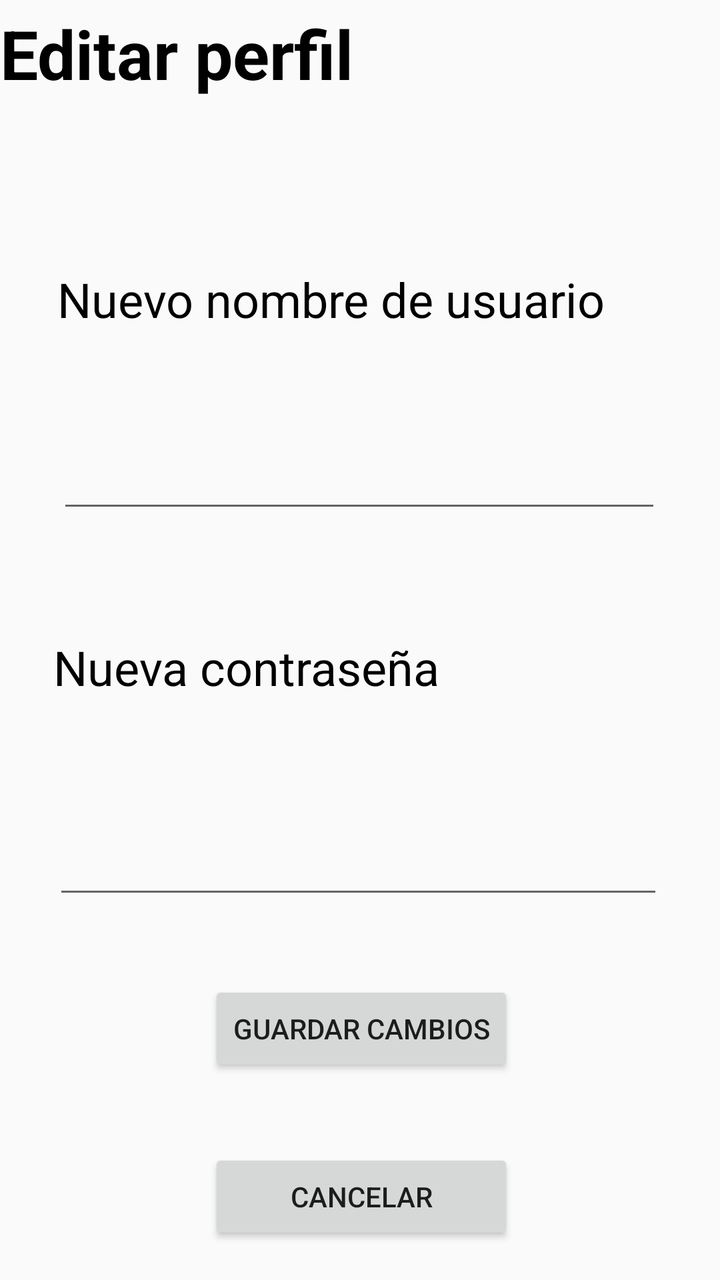
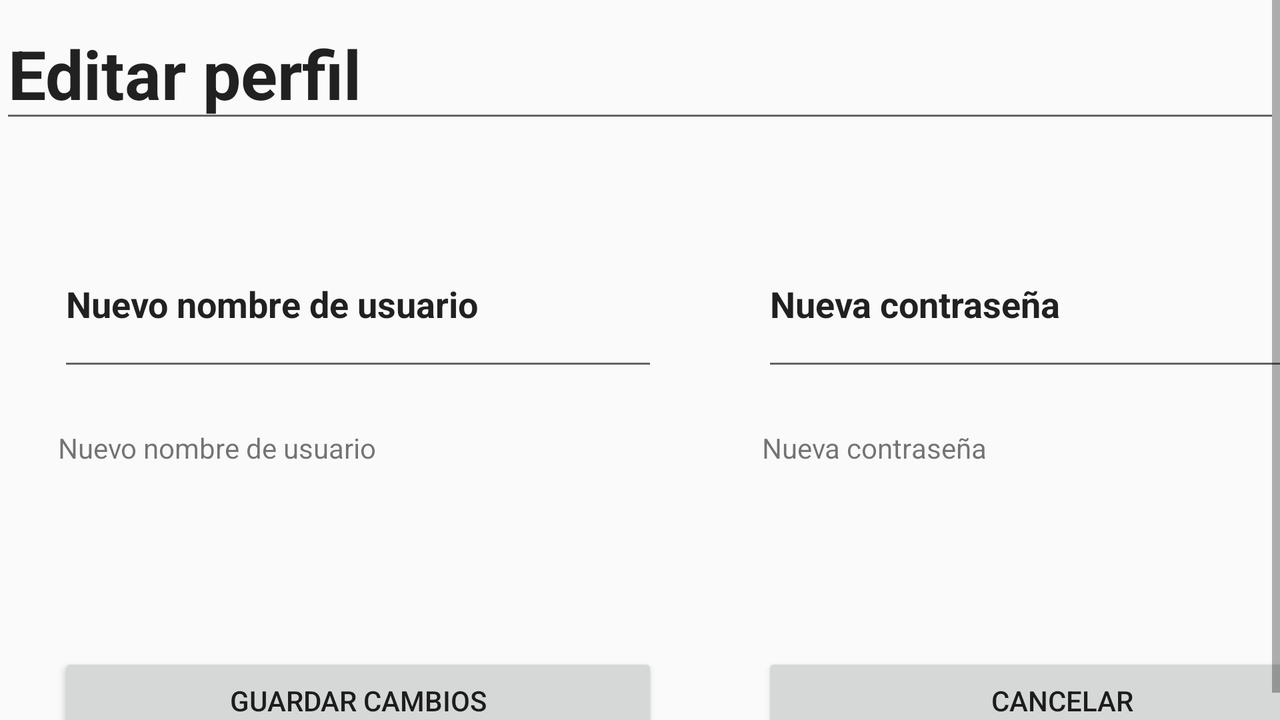

An Android layout and its configuration variant, each rendered on a device that would load it. The default file and the variant file are quoted in full after the pictures.
<!-- AndroidManifest.xml: application theme Theme.Fruticion -->
<!-- res/layout/activity_edit_profile.xml -->
<?xml version="1.0" encoding="utf-8"?>
<androidx.constraintlayout.widget.ConstraintLayout xmlns:android="http://schemas.android.com/apk/res/android"
    xmlns:app="http://schemas.android.com/apk/res-auto"
    xmlns:tools="http://schemas.android.com/tools"
    android:layout_width="match_parent"
    android:layout_height="match_parent"
    tools:context=".activity.EditProfileActivity">

    <TextView
        android:id="@+id/editarPerfilTextView"
        android:layout_width="wrap_content"
        android:layout_height="wrap_content"
        android:layout_marginTop="4dp"
        android:contentDescription="Titulo de la pantalla Editar perfil"
        android:ems="10"
        android:text="@string/title_edit"
        android:textAppearance="@style/TextAppearance.AppCompat.Body1"
        android:textColor="@color/black"
        android:textSize="34sp"
        android:textStyle="bold"
        app:layout_constraintEnd_toEndOf="parent"
        app:layout_constraintStart_toStartOf="parent"
        app:layout_constraintTop_toTopOf="parent" />

    <TextView
        android:id="@+id/editNameTextView"
        android:layout_width="303dp"
        android:layout_height="49dp"
        android:layout_marginTop="84dp"
        android:text="@string/value_edit_username"
        android:textColor="@color/black"
        android:textSize="24sp"
        app:layout_constraintEnd_toEndOf="parent"
        app:layout_constraintStart_toStartOf="parent"
        app:layout_constraintTop_toBottomOf="@+id/editarPerfilTextView" />

    <EditText
        android:id="@+id/newUsernameEditText"
        android:layout_width="302dp"
        android:layout_height="63dp"
        android:layout_marginTop="16dp"
        android:contentDescription="Barra para insertar el nuevo nombre de usuario"
        android:ems="10"
        android:inputType="text"
        app:layout_constraintEnd_toEndOf="@+id/editNameTextView"
        app:layout_constraintHorizontal_bias="0.0"
        app:layout_constraintStart_toStartOf="@+id/editNameTextView"
        app:layout_constraintTop_toBottomOf="@+id/editNameTextView" />

    <TextView
        android:id="@+id/newPasswordTextView"
        android:layout_width="310dp"
        android:layout_height="58dp"
        android:layout_marginTop="56dp"
        android:text="@string/text_edit_password"
        android:textColor="@color/black"
        android:textSize="24sp"
        app:layout_constraintEnd_toEndOf="parent"
        app:layout_constraintHorizontal_bias="0.532"
        app:layout_constraintStart_toStartOf="parent"
        app:layout_constraintTop_toBottomOf="@+id/newUsernameEditText" />

    <EditText
        android:id="@+id/newPasswordEditText"
        android:layout_width="305dp"
        android:layout_height="63dp"
        android:layout_marginTop="16dp"
        android:contentDescription="Campo para introducir la nueva contraseña"
        android:ems="10"
        android:inputType="textPassword"
        app:layout_constraintEnd_toEndOf="@+id/newPasswordTextView"
        app:layout_constraintHorizontal_bias="0.0"
        app:layout_constraintStart_toStartOf="@+id/newPasswordTextView"
        app:layout_constraintTop_toBottomOf="@+id/newPasswordTextView" />

    <Button
        android:id="@+id/button_save_changes"
        android:layout_width="wrap_content"
        android:layout_height="wrap_content"
        android:layout_marginTop="36dp"
        android:text="@string/save_edit_button"
        app:layout_constraintEnd_toEndOf="parent"
        app:layout_constraintHorizontal_bias="0.503"
        app:layout_constraintStart_toStartOf="parent"
        app:layout_constraintTop_toBottomOf="@+id/newPasswordEditText" />

    <Button
        android:id="@+id/button_cancel_changes"
        android:layout_width="0dp"
        android:layout_height="wrap_content"
        android:layout_marginTop="36dp"
        android:text="@string/cancel_edit_button"
        app:layout_constraintEnd_toEndOf="@+id/button_save_changes"
        app:layout_constraintHorizontal_bias="0.473"
        app:layout_constraintStart_toStartOf="@+id/button_save_changes"
        app:layout_constraintTop_toBottomOf="@+id/button_save_changes" />

</androidx.constraintlayout.widget.ConstraintLayout>
<!-- resources referenced by this layout -->
<resources>
  <color name="black">#FF000000</color>
  <string name="cancel_edit_button">Cancelar</string>
  <string name="save_edit_button">Guardar cambios</string>
  <string name="text_edit_password">Nueva contraseña</string>
  <string name="title_edit">Editar perfil</string>
  <string name="value_edit_username">Nuevo nombre de usuario</string>
  <style name="Theme.Fruticion" parent="Theme.AppCompat.Light.NoActionBar" />
</resources>
<!-- res/layout-land/activity_edit_profile.xml (the repository's variant of the layout above) -->
<!-- drawn on the phone turned sideways -->
<?xml version="1.0" encoding="utf-8"?>
<androidx.constraintlayout.widget.ConstraintLayout xmlns:android="http://schemas.android.com/apk/res/android"
    xmlns:app="http://schemas.android.com/apk/res-auto"
    xmlns:tools="http://schemas.android.com/tools"
    android:layout_width="match_parent"
    android:layout_height="match_parent"
    tools:context=".activity.EditProfileActivity">

    <ScrollView
        android:layout_width="0dp"
        android:layout_height="0dp"
        app:layout_constraintBottom_toBottomOf="parent"
        app:layout_constraintEnd_toEndOf="parent"
        app:layout_constraintStart_toStartOf="parent"
        app:layout_constraintTop_toTopOf="parent">

        <androidx.constraintlayout.widget.ConstraintLayout
            android:layout_width="match_parent"
            android:layout_height="wrap_content"
            android:orientation="vertical" >

            <TextView
                android:id="@+id/textView2"
                android:layout_width="300dp"
                android:layout_height="80dp"
                android:layout_marginTop="24dp"
                android:text="@string/value_edit_password"
                app:layout_constraintBottom_toBottomOf="@+id/textView"
                app:layout_constraintStart_toStartOf="@+id/editTextText4"
                app:layout_constraintTop_toBottomOf="@+id/editTextText4" />

            <EditText
                android:id="@+id/editTextText3"
                android:layout_width="300dp"
                android:layout_height="80dp"
                android:layout_marginTop="44dp"
                android:ems="10"
                android:inputType="text"
                android:text="@string/text_edit_username"
                android:textStyle="bold"
                app:layout_constraintEnd_toEndOf="parent"
                app:layout_constraintHorizontal_bias="0.085"
                app:layout_constraintStart_toStartOf="parent"
                app:layout_constraintTop_toBottomOf="@+id/title_edit_profile" />

            <TextView
                android:id="@+id/textView"
                android:layout_width="300dp"
                android:layout_height="80dp"
                android:layout_marginTop="24dp"
                android:text="@string/value_edit_username"
                app:layout_constraintStart_toStartOf="@+id/editTextText3"
                app:layout_constraintTop_toBottomOf="@+id/editTextText3" />

            <EditText
                android:id="@+id/editTextText4"
                android:layout_width="300dp"
                android:layout_height="80dp"
                android:layout_marginStart="52dp"
                android:ems="10"
                android:inputType="text"
                android:text="@string/text_edit_password"
                android:textStyle="bold"
                app:layout_constraintEnd_toEndOf="parent"
                app:layout_constraintHorizontal_bias="0.0"
                app:layout_constraintStart_toEndOf="@+id/editTextText3"
                app:layout_constraintTop_toTopOf="@+id/editTextText3" />

            <Button
                android:id="@+id/button_save_changes"
                android:layout_width="0dp"
                android:layout_height="wrap_content"
                android:layout_marginTop="32dp"
                android:text="@string/save_edit_button"
                app:layout_constraintEnd_toEndOf="@+id/textView"
                app:layout_constraintHorizontal_bias="0.85"
                app:layout_constraintStart_toStartOf="@+id/textView"
                app:layout_constraintTop_toBottomOf="@+id/textView" />

            <Button
                android:id="@+id/button_save_changes2"
                android:layout_width="0dp"
                android:layout_height="wrap_content"
                android:layout_marginTop="32dp"
                android:text="@string/cancel_edit_button"
                app:layout_constraintEnd_toEndOf="@+id/textView2"
                app:layout_constraintHorizontal_bias="0.15"
                app:layout_constraintStart_toStartOf="@+id/textView2"
                app:layout_constraintTop_toBottomOf="@+id/textView2" />

            <EditText
                android:id="@+id/title_edit_profile"
                android:layout_width="0dp"
                android:layout_height="wrap_content"
                android:layout_marginTop="4dp"
                android:ems="10"
                android:inputType="text"
                android:text="Editar perfil"
                android:textSize="34sp"
                android:textStyle="bold"
                app:layout_constraintEnd_toEndOf="parent"
                app:layout_constraintStart_toStartOf="parent"
                app:layout_constraintTop_toTopOf="parent" />

        </androidx.constraintlayout.widget.ConstraintLayout>
    </ScrollView>
</androidx.constraintlayout.widget.ConstraintLayout>
<!-- resources referenced by the variant -->
<!-- as the phone turned sideways resolves them -->
<resources>
  <string name="cancel_edit_button">Cancelar</string>
  <string name="save_edit_button">Guardar cambios</string>
  <string name="text_edit_password">Nueva contraseña</string>
  <string name="text_edit_username">Nuevo nombre de usuario</string>
  <string name="value_edit_password">Nueva contraseña</string>
  <string name="value_edit_username">Nuevo nombre de usuario</string>
  <style name="Theme.Fruticion" parent="Theme.AppCompat.Light.NoActionBar" />
</resources>
